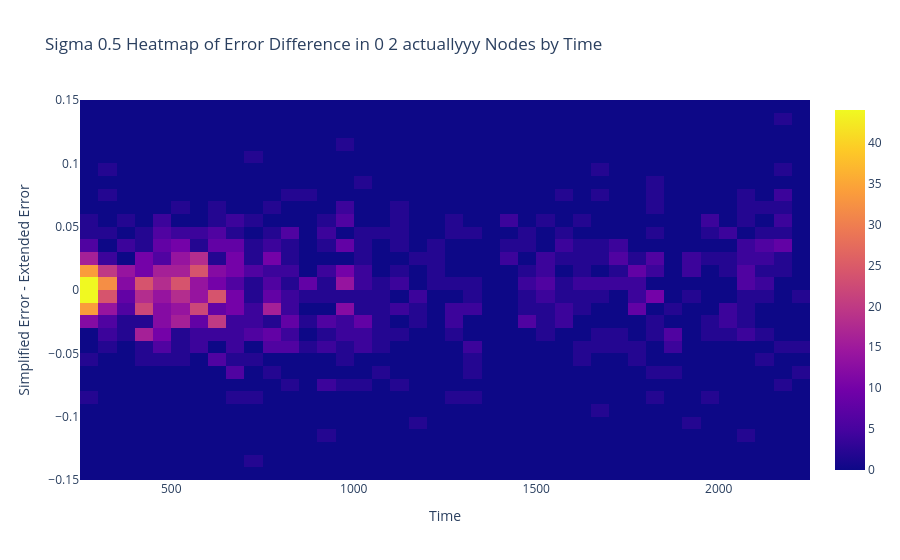

Notebook cell for this chart:
### Code cell
heat_map(S0_2_R0_unary, S0_5_R1_static, "0 2 actuallyyy")

### Figure 1 — Plotly figure (JSON) as saved in the notebook; plotly's stock layout.template omitted (floating-point values rounded to 4 significant figures; data arrays with more than 128 entries replaced by an {"elided": "..."} marker saying what was removed)
{"data": [{"autobinx": false, "autobiny": false, "histnorm": "density", "type": "histogram2d", "x": {"elided": "5864 float values"}, "xbins": {"end": 2250, "size": 50, "start": 250}, "y": {"elided": "5864 float values"}, "ybins": {"end": 0.15, "size": 0.01, "start": -0.15}}], "layout": {"title": {"text": "Sigma 0.5 Heatmap of Error Difference in 0 2 actuallyyy Nodes by Time"}, "xaxis": {"title": {"text": "Time"}}, "yaxis": {"title": {"text": "Simplified Error - Extended Error"}}}}
